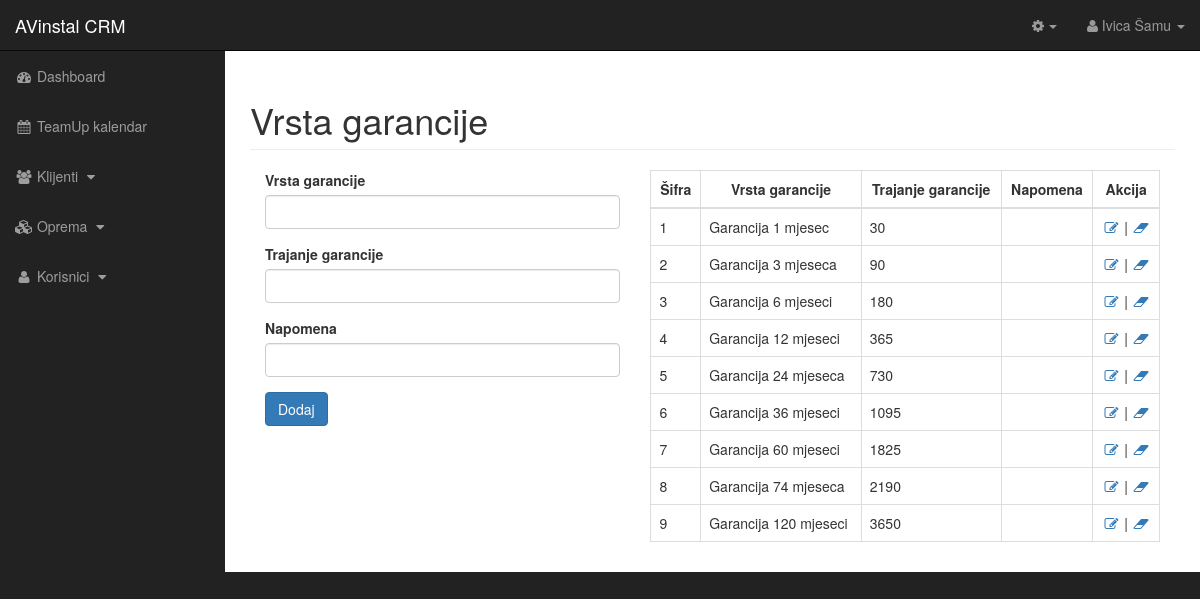
/admin/vrsta_garancije.php (signed in), run on the app's committed database.
### tables this page shows
create table users(
  user_id         int not null primary key auto_increment,
  username        varchar(255) not null,
  user_password   varchar(255) not null,
  user_firstname  varchar(255) not null,
  user_lastname   varchar(255) not null,
  user_email      varchar(255) not null,
  user_image      text,
  user_role       varchar(255) not null,
  user_randSalt   varchar(255)
);

create table vrsta_garancije(
  sifra               int not null primary key auto_increment,
  vrsta_garancije     varchar(255) not null,
  trajanje_garancije  int not null,
  napomena            varchar(255)
);

### admin/funkcije.php (the view, shortened to what this page needs)
<?php
    function readVrstaGarancije() {
        global $connection;
        $query = "SELECT * FROM vrsta_garancije";
        $select_vrsta_garancije = mysqli_query($connection, $query);
        while($row = mysqli_fetch_assoc($select_vrsta_garancije)){
            $sifra = $row['sifra'];
            $vrsta_garancije = $row['vrsta_garancije'];
            $trajanje_garancije = $row['trajanje_garancije'];
            $napomena = $row['napomena'];
            echo "<tr>";
            echo "<td>{$sifra}</td>";
            echo "<td>{$vrsta_garancije}</td>";
            echo "<td>{$trajanje_garancije}</td>";
            echo "<td>{$napomena}</td>";
            echo "<td class=\"text-center\">
                                                    <a href='vrsta_garancije.php?promijeni={$sifra}'><i class=\"fa fa-fw fa-edit\"></i></a>   |
                                                    <a href='vrsta_garancije.php?obrisi={$sifra}'><i class=\"fa fa-fw fa-eraser\"></i></a>
                                            </td>";
            echo "</tr>";
        }
    }
?>

### admin/includes/navigation.php (shortened to what this page needs)
<nav class="navbar navbar-inverse navbar-fixed-top" role="navigation">
    <div class="navbar-header">
        <a class="navbar-brand" href="index.php">AVinstal CRM</a>
    </div>
    <ul class="nav navbar-right top-nav">
        <li class="dropdown">
            <a href="#" class="dropdown-toggle" data-toggle="dropdown"><i class="fa fa-fw fa-gear"></i><b class="caret"></b></a>
        </li>
        <li class="dropdown">
            <a href="#" class="dropdown-toggle" data-toggle="dropdown">
                <i class="fa fa-user"></i>
                <?php
                    if(isset($_SESSION['username'])){
                        $username = $_SESSION['username'];
                        $query = "SELECT * FROM users WHERE username = '{$username}'";
                        $select_user_profile = mysqli_query($connection, $query);
                        while($row = mysqli_fetch_assoc($select_user_profile)){
                            $user_firstname = $row['user_firstname'];
                            $user_lastname = $row['user_lastname'];
                            echo $user_firstname . " " . $user_lastname;
                        }
                    }
                ?>
                <b class="caret"></b>
            </a>
        </li>
    </ul>
    <div class="collapse navbar-collapse navbar-ex1-collapse">
        <ul class="nav navbar-nav side-nav">
            <li>
                <a href="index.php"><i class="fa fa-fw fa-dashboard"></i> Dashboard</a>
            </li>
            <li>
                <a href="calendar.php"><i class="fa fa-fw fa-calendar"></i> TeamUp kalendar</a>
            </li>
            <li>
                <a href="javascript:;" data-toggle="collapse" data-target="#clients"><i class="fa fa-fw fa-users"></i> Klijenti <i class="fa fa-fw fa-caret-down"></i></a>
            </li>
            <li>
                <a href="javascript:;" data-toggle="collapse" data-target="#equipments"><i class="fa fa-cubes"></i> Oprema <i class="fa fa-fw fa-caret-down"></i></a>
            </li>
            <li>
                <a href="javascript:;" data-toggle="collapse" data-target="#users"><i class="fa fa-fw fa-user"></i> Korisnici <i class="fa fa-fw fa-caret-down"></i></a>
            </li>
        </ul>
    </div>
</nav>

### admin/css/sb-admin.css (style rules this page uses)
body { margin-top: 100px; background-color: #222; }
@media (min-width:768px) { body { margin-top: 50px; } }
.top-nav { padding: 0 15px; }
.top-nav>li { display: inline-block; float: left; }
.top-nav>li>a { padding-top: 15px; padding-bottom: 15px; line-height: 20px; color: #999; }
@media (min-width:768px) { .side-nav { position: fixed; top: 51px; left: 225px; width: 225px; margin-left: -225px; border: none; border-radius: 0; overflow-y: auto; background-color: #222; } }
@media (min-width:768px) { .side-nav>li>a { width: 225px; } }

### data on the page
users: user_firstname "Ivica", user_lastname "Šamu"
vrsta_garancije: sifra "1", vrsta_garancije "Garancija 1 mjesec", trajanje_garancije "30"
vrsta_garancije: sifra "2", vrsta_garancije "Garancija 3 mjeseca", trajanje_garancije "90"
vrsta_garancije: sifra "3", vrsta_garancije "Garancija 6 mjeseci", trajanje_garancije "180"
vrsta_garancije: sifra "4", vrsta_garancije "Garancija 12 mjeseci", trajanje_garancije "365"
vrsta_garancije: sifra "5", vrsta_garancije "Garancija 24 mjeseca", trajanje_garancije "730"
vrsta_garancije: sifra "6", vrsta_garancije "Garancija 36 mjeseci", trajanje_garancije "1095"
vrsta_garancije: sifra "7", vrsta_garancije "Garancija 60 mjeseci", trajanje_garancije "1825"
vrsta_garancije: sifra "8", vrsta_garancije "Garancija 74 mjeseca", trajanje_garancije "2190"
vrsta_garancije: sifra "9", vrsta_garancije "Garancija 120 mjeseci", trajanje_garancije "3650"
